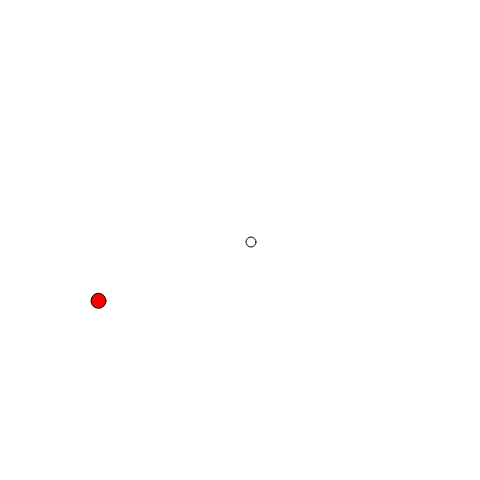
Frame 1 (no input)
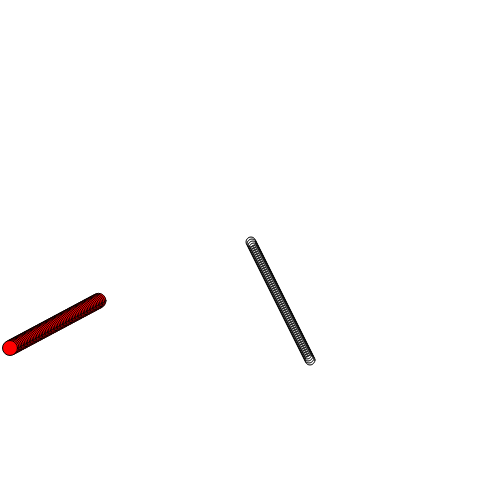
Frame 60 (no input)
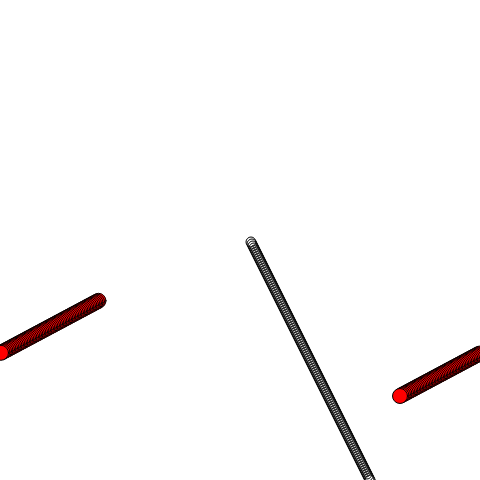
Frame 120 (the mouse pressed at the canvas centre since frame 60)

The p5.js sketch that drew these frames (run headless with seeded random() and noise() and a simulated clock; from frame 60 on, the mouse is pressed at the canvas centre):

// p5.js sketch
// ── sketch.js
var x,y; // ball 1 的位置
var xSpd,ySpd;// ball 1 的速度
var pos; // ball 2 的位置
var vel; // ball 2 的速度
//var ball2Pos;

// 函数setup() ：准备阶段
function setup() 
{
	createCanvas(480,480);
	rectMode(CENTER);
	//pos = createVector(width/2,height/2);
	x = 10+width/2;
	y = height/2;
	xSpd = 1;
	ySpd = 2;

	pos = createVector(100,300);
	vel = createVector(-1.5,0.8);
}

// 函数draw()：作画阶段
function draw() {
	fill(255,255,255,1);
	//rect(-10,-10,2*width,2*height);

	// ball 1
	x += xSpd;
	y += ySpd;
	if(x>width)
	{
		x = x-width;
	}
	if(y>height)
	{
		y = y-height;
	}
	ellipse(x,y,10,10);


	// ball2
	//pos.x = pos.x +vel.x;
	//pos.y = pos.y +vel.y;

	//pos(t+dt) = pos(t) + vel * dt;
	pos.add(vel); // 非静态函数形式
	//vel.add(pos);
	//var pos2 = p5.Vector.add(pos,vel); // 静态函数形式
	//pos' = pos + vel*dt;
	if(pos.x<0)
	{
		pos.x = pos.x+width;
	}
	if(pos.y>height)
	{
		pos.y = pos.y-height;
	}
	push();
	fill(255,0,0);
	ellipse(pos.x,pos.y,15,15);
	pop();
}
